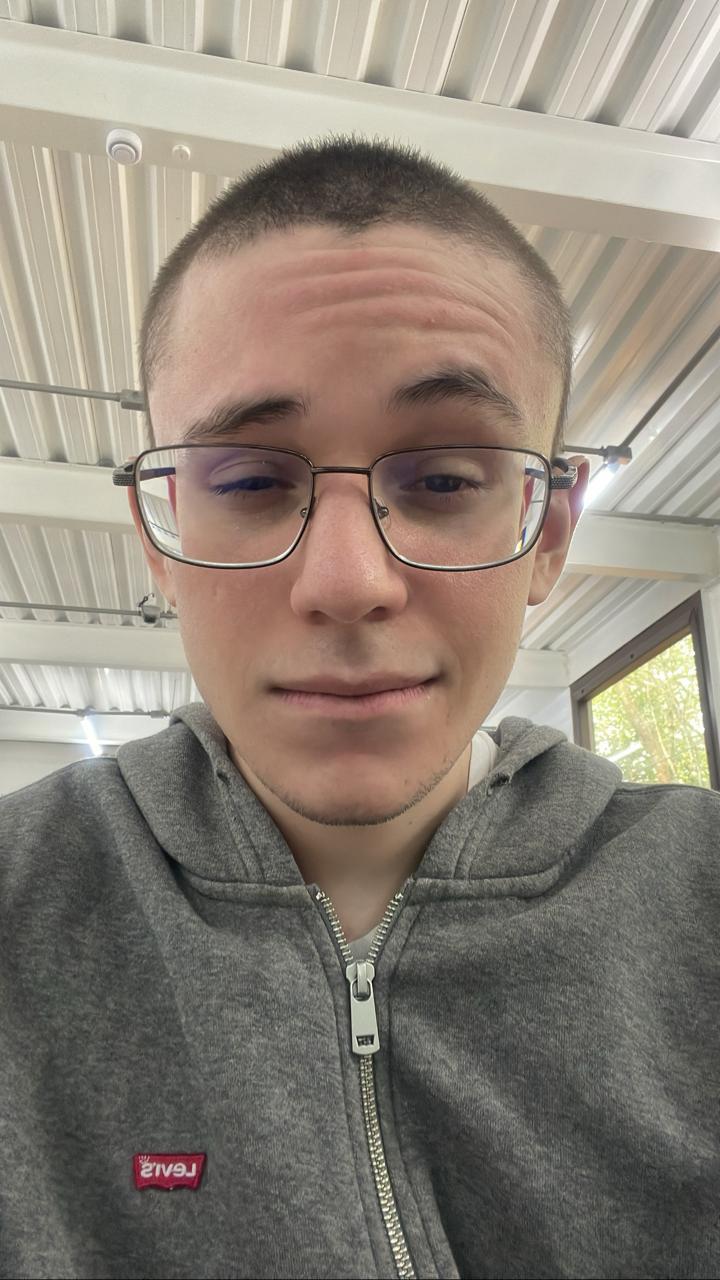
#> input picture Visao/venecos.jpeg, 720 x 1280 px
$ jupyter execute Introduction_Pratico-Alunos.ipynb
#> lines starting #> are read from the running program, lines starting #| are printed output that depends on the picture
<h1>
    <center>
Reading/writing an image file

# Whats is openCV?

OpenCV (Open Source Computer Vision Library) is an open source computer vision and machine learning software library. OpenCV was built to provide a common infrastructure for computer vision applications and to accelerate the use of machine perception in the commercial products. Being a BSD-licensed product, OpenCV makes it easy for businesses to utilize and modify the code.

# Install openCV

pip install opencv-contrib-python

## import
```Python
import cv2
import numpy as np
from PIL import Image as Img
from io import BytesIO
from IPython.display import clear_output, Image, display
from PIL import Image as Img
```

[cell 1]
import cv2
import numpy as np
from PIL import Image as Img
from io import BytesIO
from IPython.display import clear_output, Image, display
from PIL import Image as Img

Let's explore the anatomy of the representation of an image in OpenCV and NumPy. An image is a multidimensional array; it has columns and rows of pixels, and each pixel has a value. For different kinds of image data, the pixel value may be formatted in different ways. For example, we can create a 3x3 square black image from scratch by simply creating a 2D NumPy array:

`np.zeros((3, 3), dtype=np.uint8)`

[cell 2]
img = np.zeros((3, 3), dtype=np.uint8)
img

Here, each pixel is represented by a single 8-bit integer, which means that the values for each pixel are in the 0-255 range, where 0 is black, 255 is white, and the in-between values are shades of gray. This is a grayscale image.

Let's now convert this image into blue-green-red (BGR) format using the `cv2.cvtColor` function:
The arguments of the function are:
* img: The image created before
* cv2.COLOR_GRAY2BGR: A constant that indicates the transformation from grayscale to RGB

[cell 3]
img = cv2.cvtColor(img,cv2.COLOR_GRAY2BGR)
img

As you can see, each pixel is now represented by a three-element array, with each integer representing one of the three color channels: B, G, and R, respectively. Other common color models, such as HSV, will be represented in the same way, albeit with different value ranges. For example, the hue value of the HSV color model has a range of 0-180.

You can check the structure of an image by inspecting the `.shape` property, which returns rows, columns, and the number of channels (if there is more than one).

Consider this example:

[cell 4]
img = np.zeros((5,3),dtype = np.uint8)
print(img.shape)
print(img)

OpenCV provides the `imread` function to load an image from a file and the `imwrite` function to write an image to a file. These functions support various file formats for still images (not videos). The supported formats vary—as formats can be added or removed in a custom build of OpenCV—but normally BMP, PNG, JPEG, and TIFF are among the supported formats.

Download an image and load it using openCV with imread and then save the image with another format.

Example:
```Python
image = cv2.imread('MyPic.png')
cv2.imwrite('MyPic.jpg', image)
```

[cell 5]
image = cv2.imread('venecos.jpeg')
#> image is the input picture: shape (1280, 720, 3); mean B, G, R 119.5, 130.6, 140.2
cv2.imwrite('venecos.jpg', image)
#> Out = True

By default, imread returns an image in the BGR color format even if the file uses a grayscale format. BGR represents the same color model as red-green-blue (RGB), but the byte order is reversed.

Optionally, we may specify the mode of imread. The supported options include the following:

* `cv2.IMREAD_COLOR`: This is the default option, providing a 3-channel BGR image with an 8-bit value (0-255) for each channel.
* `cv2.IMREAD_GRAYSCALE`: This provides an 8-bit grayscale image.
* `cv2.IMREAD_ANYCOLOR`: This provides either an 8-bit-per-channel BGR image or an 8-bit grayscale image, depending on the metadata in the file.
* `cv2.IMREAD_UNCHANGED`: This reads all of the image data, including the alpha or transparency channel (if there is one) as a fourth channel.
* `cv2.IMREAD_ANYDEPTH`: This loads an image in grayscale at its original bit depth. For example, it provides a 16-bit-per-channel grayscale image if the file represents an image in this format.
* `cv2.IMREAD_ANYDEPTH | cv2.IMREAD_COLOR`: This combination loads an image in BGR color at its original bit depth.
* `cv2.IMREAD_REDUCED_GRAYSCALE_2`: This loads an image in grayscale at half its original resolution. For example, if the file contains a 640 x 480 image, it is loaded as a 320 x 240 image.
* `cv2.IMREAD_REDUCED_COLOR_2`: This loads an image in 8-bit-per-channel BGR color at half its original resolution.
* `cv2.IMREAD_REDUCED_GRAYSCALE_4`: This loads an image in grayscale at one- quarter of its original resolution.
* `cv2.IMREAD_REDUCED_COLOR_4`: This loads an image in 8-bit-per-channel color at one-quarter of its original resolution.
* `cv2.IMREAD_REDUCED_GRAYSCALE_8`: This loads an image in grayscale at one- eighth of its original resolution.
* `cv2.IMREAD_REDUCED_COLOR_8`: This loads an image in 8-bit-per-channel color at one-eighth of its original resolution.

As an example, let's load a PNG file as a grayscale image (losing any color information in the process), and then save it as a grayscale PNG image:

[cell 6]
grayImage = cv2.imread('venecos.jpeg', cv2.IMREAD_GRAYSCALE)
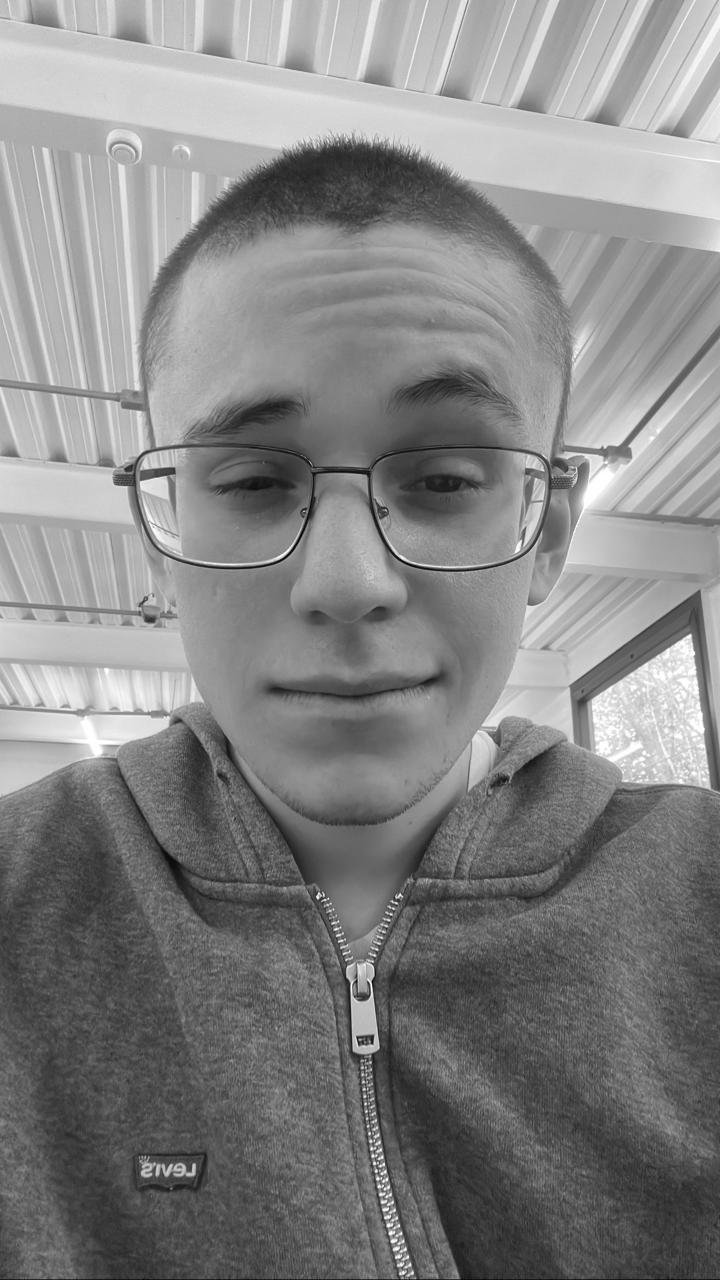
#> grayImage: shape (1280, 720); min 0, max 255, mean 132.2
cv2.imwrite('venecos.png', grayImage)
#> Out = True

# Converting between an image and raw bytes

Conceptually, a byte is an integer ranging from 0 to 255. Throughout real-time graphic applications today, a pixel is typically represented by one byte per channel, though other representations are also possible

An OpenCV image is a 2D or 3D array of the numpy.array type. An 8-bit grayscale image is a 2D array containing byte values. A 24-bit BGR image is a 3D array, which also contains byte values. We may access these values by using an expression such as image`[0, 0]` or image`[0, 0, 0]`. The first index is the pixel's y coordinate or row, 0 being the top. The second index is the pixel's x coordinate or column, 0 being the leftmost. The third index (if applicable) represents a color channel. The array's three dimensions can be visualized in the following Cartesian coordinate system:

For example, in an 8-bit grayscale image with a white pixel in the upper-left corner, image`[0, 0]` is 255. For a 24-bit (8-bit-per-channel) BGR image with a blue pixel in the upper-left corner, image`[0, 0]` is `[255, 0, 0]`.
Provided that an image has 8 bits per channel, we can cast it to a standard Python `bytearray` object, which is one-dimensional:

[cell 7]
byteArray = bytearray(image)
height, width, _ = image.shape
#> height = 1280; width = 720
print(image)
#> (printed output is left out)

Conversely, provided that bytearray contains bytes in an appropriate order, we can cast and then reshape it to get a numpy.array type that is an image:

Conversely, provided that bytearray contains bytes in an appropriate order, we can cast and then reshape it to get a numpy.array type that is an image:
```Python
grayImage = numpy.array(grayByteArray).reshape(height, width)
bgrImage = numpy.array(bgrByteArray).reshape(height, width, 3)
```
In response, we should have the original image again

[cell 8]
print(byteArray)
#> (printed output is left out)

[cell 9]
bgrImage = np.array(byteArray).reshape(height, width, 3)
print(bgrImage)

As a more complete example, let's convert bytearray that contains random bytes into a grayscale image and a BGR image:

Generate a vector of random Bytes with 120000 and convert it into a 300x400 grayscale image and a 100x400 color image. Use the command below to generate the random array.

`randomByteArray = bytearray(os.urandom(120000))`

[cell 10]
import os

randomByteArray = bytearray(os.urandom(120000))
flatNumpyArray = np.array(randomByteArray)

grayImage = flatNumpyArray.reshape(300,400)
cv2.imwrite('imgaleatoria.jpg', grayImage)
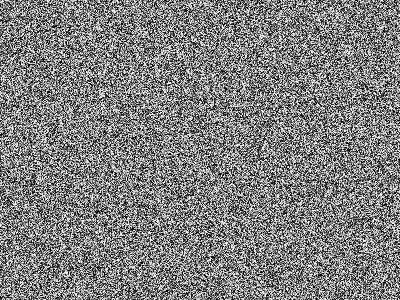
#> saved as imgaleatoria.jpg: shape (300, 400); min 0, max 255, mean 127.5

bgrImage = flatNumpyArray.reshape(100,400,3)
cv2.imwrite('imgleatoriacolorida.jpg', bgrImage)
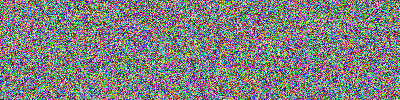
#> saved as imgleatoriacolorida.jpg: shape (100, 400, 3); mean B, G, R 127.7, 127.7, 127

# Accessing image data with numpy.array

We already know that the easiest (and most common) way to load an image in OpenCV is to use the `imread` function. We also know that this will return an image, which is really an array (either a 2D or 3D one, depending on the parameters you passed to imread).

The `numpy.array` class is greatly optimized for array operations, and it allows certain kinds of bulk manipulations that are not available in a plain Python list. These kinds of `numpy.array` type-specific operations come in handy for image manipulations in OpenCV. However, let's explore image manipulations step by step, starting with a basic example. Say you want to manipulate a pixel at coordinates (0, 0) in a BGR image and turn it into a white pixel:

[cell 11]
img = cv2.imread('venecos.png')
#> img: shape (1280, 720, 3); min 0, max 255, mean 132.2
print(img.shape)

If you then save the modified image to file and view it, you will see a white dot in the top-left corner of the image. Naturally, this modification is not very useful, but it begins to show the possibilities. Now, let's leverage the capabilities of `numpy.array` to perform transformations on an array much faster than we could do with a plain Python list.

Let's say that you want to change the blue value of a particular pixel, say, the pixel at coordinates, (150, 120). The `numpy.array` type provides a handy method, `item`, which takes three parameters: the x (or left) position, the y (or top) position, and the index within the array at the (x, y) position (remember that in a BGR image, the data at a certain position is a three-element array containing the B, G, and R values in this order) and returns the value at the index position. Another method, `itemset`, sets the value of a particular channel of a particular pixel to a specified value. `itemset` takes two arguments: a three- element tuple (x, y, and index) and the new value.

In the following example, we change the value of the blue channel at (150, 120) from its current value to an arbitrary 255:

[cell 12]
nova_img = img[500:1001, 200:301]
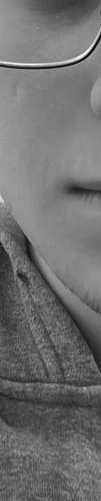
#> nova_img: shape (501, 101, 3); min 0, max 255, mean 111.3
img[0:101, 0:101] = img[100:201, 200:301]
#> img: shape (1280, 720, 3); min 0, max 255, mean 131.8

print(cv2.imwrite("nova_mig.jpg", nova_img))
print(cv2.imwrite("imagem_alterada.jpg", img))

For modifying a single element in an array, the `itemset` method is somewhat faster than the indexing syntax that we saw in the first example in this section.

Again, modifying an element of an array does not do much in itself, but it does open a world of possibilities. However, for performance reasons, this is only suitable for small regions of interest. When you need to manipulate an entire image or a large region of interest, it is advisable that you utilize either OpenCV's functions or NumPy's array slicing.
The latter allows you to specify a range of indices. Let's consider an example of using **array slicing** to manipulate color channels. Setting all G (green) values of an image to 0 is as simple as the following code:

[cell 13]
img = cv2.imread('venecos.jpg')

img[:, :, 0] = 0
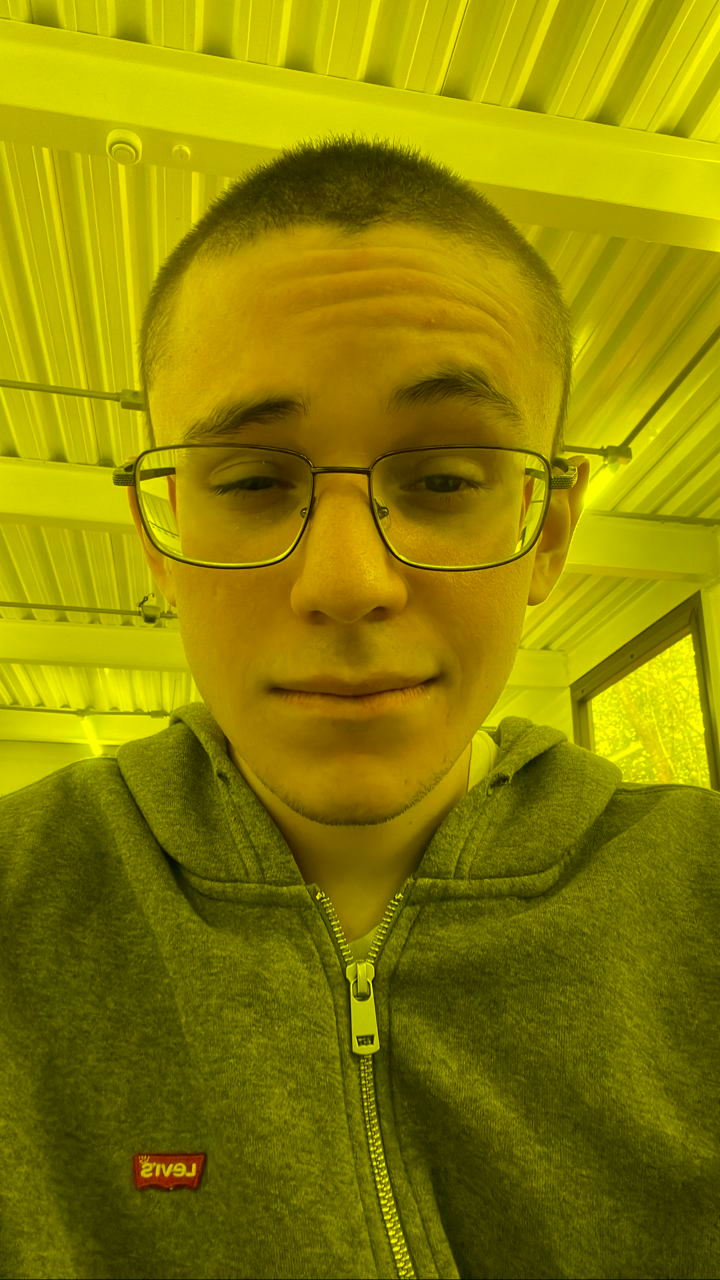
#> img: shape (1280, 720, 3); mean B, G, R 0, 130.6, 140.3
img[:, :, 2] = 0
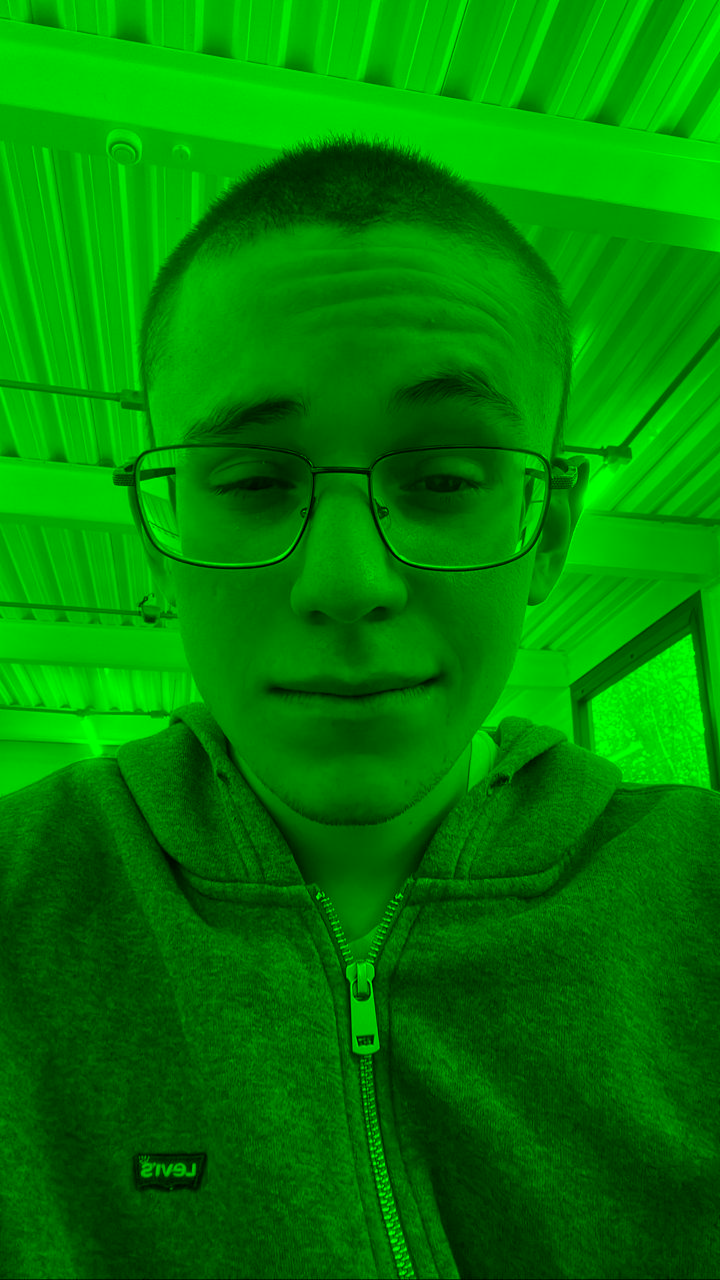
#> img: shape (1280, 720, 3); mean B, G, R 0, 130.6, 0

cv2.imwrite('venecos_verde.jpg', img)
#> Out = True

This piece of code performs a fairly significant operation and is easy to understand. The relevant line is the last one, which basically instructs the program to take all pixels from all rows and columns and set the green value (at index one of the three-element BGR array) to 0. If you display this image, you will notice a complete absence of green.

There are several interesting things we can do by accessing raw pixels with NumPy's array slicing; one of them is defining **regions of interests (ROI)**. Once the region is defined, we can perform a number of operations. For example, we can bind this region to a variable, define a second region, and assign the value of the first region to the second (hence, copying a portion of the image over to another position in the image):

[cell 14]
img = cv2.imread('venecos.jpg')

copia_img = img.copy()

img = cv2.cvtColor(img, cv2.COLOR_BGR2GRAY)
#> img: shape (1280, 720)
img = cv2.cvtColor(img, cv2.COLOR_GRAY2BGR)
#> img: shape (1280, 720, 3)

img[:, :, 1] = copia_img[:, :, 1]

cv2.imwrite('venecos_verde2.jpg', img)
#> Out = True

It is important to make sure that the two regions correspond in terms of size. If not, NumPy will (rightly) complain that the two shapes are mismatched.

Finally, we can access the properties of numpy.array, as shown in the following code:

[cell 15]
img = cv2.imread('venecos.jpg')

copia_img = img.copy()

img = cv2.cvtColor(img, cv2.COLOR_BGR2GRAY)
img = cv2.cvtColor(img, cv2.COLOR_GRAY2BGR)
h,w,_ = img.shape
#> h = 1280; w = 720
for i in range(h):
    for j in range(w):
        if copia_img[i, j, 1] > img[i , j, 1]:
            img[i, j, 1] = copia_img[i, j, 1]
            img[i, j, 0] = 0
            img[i, j, 2] = 0
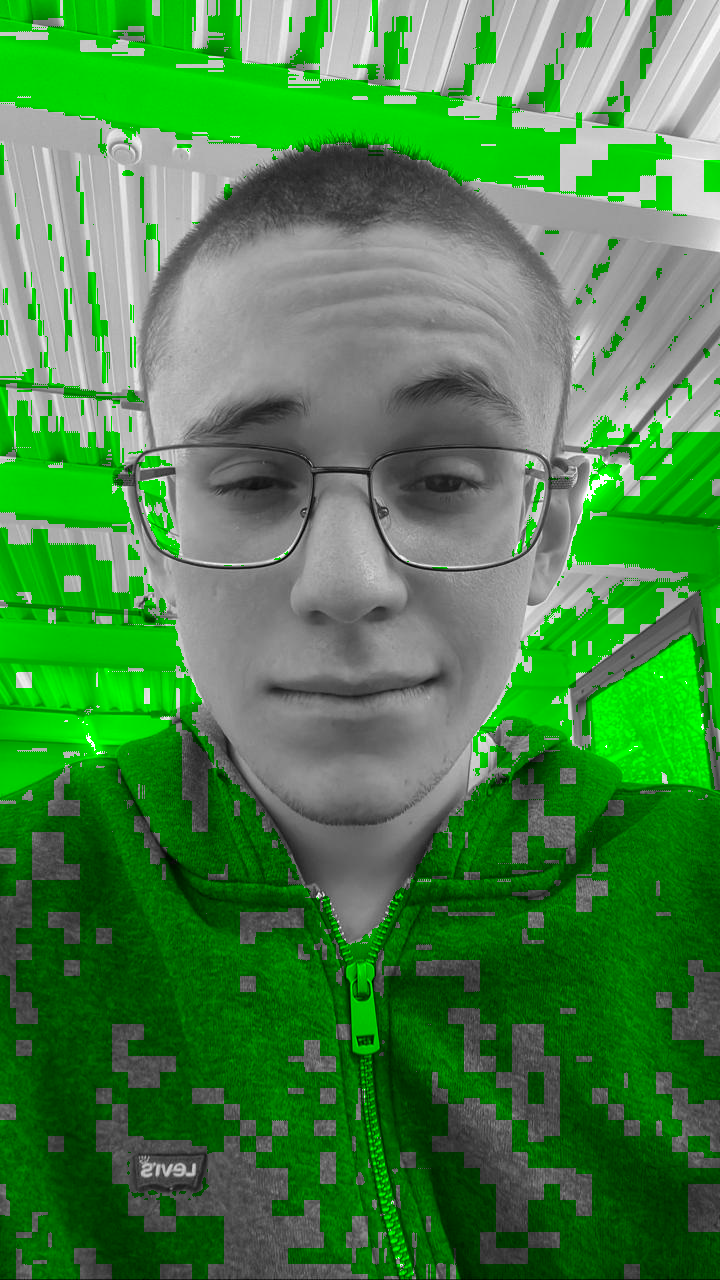
#> img: shape (1280, 720, 3); mean B, G, R 72.1, 132.8, 72.1

cv2.imwrite('venecos_verde3.jpg',img)
#> Out = True

$ run again, with Visao/imgaleatoria.jpg copied over Visao/venecos.jpeg
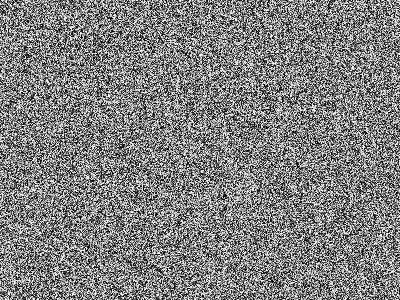
#> input picture Visao/imgaleatoria.jpg, 400 x 300 px
#> image is the input picture: shape (300, 400, 3); min 0, max 255, mean 128
#> `cv2.imwrite('venecos.jpg', image)`: Out = True
#> (printed output is left out)
#> (printed output is left out)
#> `cv2.imwrite('imgleatoriacolorida.jpg', bgrImage)`:
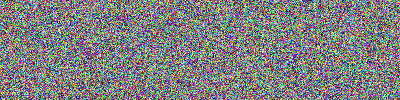
#> saved as imgleatoriacolorida.jpg: shape (100, 400, 3); mean B, G, R 128.3, 127.7, 127.6
#> nova_img = empty array
#> `img[:, :, 2] = 0`:
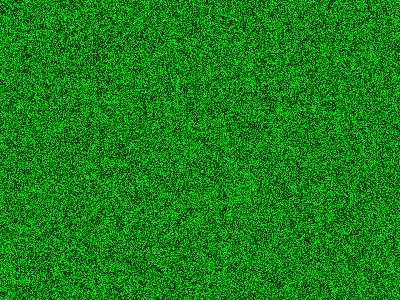
#> img: shape (300, 400, 3); mean B, G, R 0, 128, 0
#> `cv2.imwrite('venecos_verde.jpg', img)`: Out = True

$ run again, with Visao/imgleatoriacolorida.jpg copied over Visao/venecos.jpeg
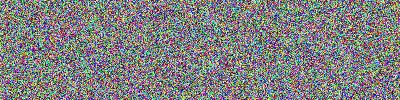
#> input picture Visao/imgleatoriacolorida.jpg, 400 x 100 px
#> image is the input picture: shape (100, 400, 3); mean B, G, R 128.3, 127.6, 128
#> `cv2.imwrite('venecos.jpg', image)`: Out = True
#> (printed output is left out)
#> (printed output is left out)
#> `cv2.imwrite('imgleatoriacolorida.jpg', bgrImage)`:
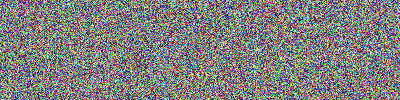
#> saved as imgleatoriacolorida.jpg: shape (100, 400, 3); mean B, G, R 126.3, 127.5, 127.9
#> nova_img = empty array
#> `cv2.imwrite('venecos_verde.jpg', img)`: Out = True
#> after the loop `for i in range(h):`:
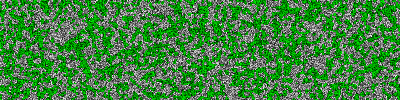
#> img: shape (100, 400, 3); mean B, G, R 64.5, 131.2, 64.5
